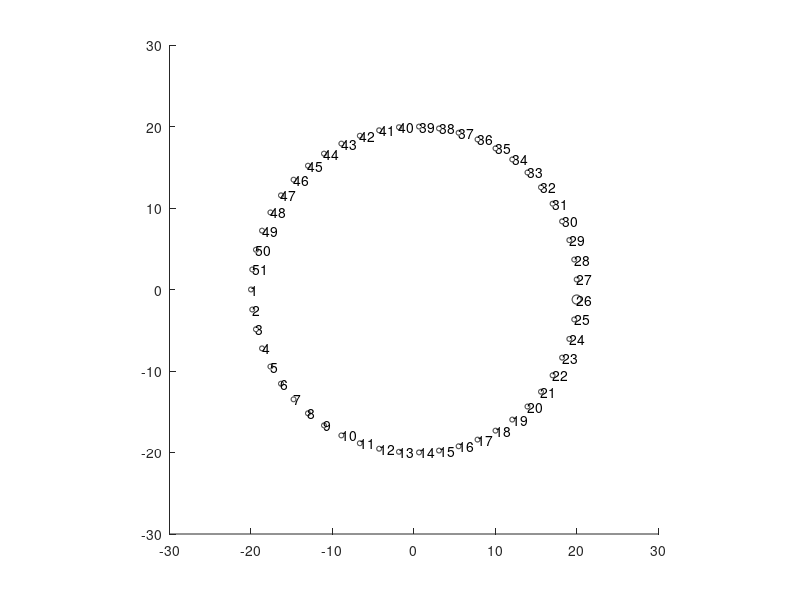

MATLAB code to generate this figure: (Note: this script raises an error after producing the figure.)
close all

%%%==========Define parameters==========%%%
%%% Number of resonators
N = 51;

%%% Radius of resonators
rad = 0.3;

%%% Radius of circle
R = 20;

%%% Perturbation
%epsilon = 0.9/N;
eps = 0.26
i_defect = 26

%%% Lists of positions:
%dtheta = 2*pi*(1 - (1/N + epsilon)) / (N-1);
dtheta = 2*pi/(N);
theta = pi + (0:N-1)*dtheta;     % N-1 regular angles


cx = R*cos(theta)';
cy = R*sin(theta)';
cz = zeros(N,1);
c = [cx cy cz];
rd = rad*ones(N,1);
rd(i_defect) = rad + eps;

figure, hold on
t = linspace(0,2*pi);
for n = 1:N
    plot(c(n,1)+rd(n)*cos(t), c(n,2)+rd(n)*sin(t),'k')
    text(c(n,1),c(n,2),num2str(n))
end
daspect([1 1 1])
hold off
%close

vol = 4*pi*R.^3/3;
k0 = 0.0000001;
delta = 10^(-5);
v2 = ones(1,N);
N_multi = 2;

%%% Compute the static capacitance matrix
% Maximum order for multipole expansion (n = 0, 1, ..., N_multi)
% If we use higher order, then accuracy improves. Usually 0 is sufficiently large.
gamma_skin = 0.5;  % Peut être un scalaire ou un vecteur de taille N

%%% Vecteurs tangents (sens trigo)
tx = -sin(theta)';
ty =  cos(theta)';

%%% Vecteurs gamma * tangents
gx = gamma_skin * tx;
gy = gamma_skin * ty;
gz = zeros(N,1);
gammas = [gx gy gz];
%%% (Optionnel) Visualisation
%quiver(cx, cy, gx, gy, 0, 'r', 'LineWidth', 1.5)  % Vecteurs en rouge


% compute the normalization factor
disp('Computing the normalization factor');
%fun = @(theta,phi,r) exp(gamma_skin*r*sin(theta)*cos(phi))*r^2*sin(theta);
%int_A = int_trapez_3(fun,200,0,pi,0,2*pi,0,R(1));
%A_norm = exp(gamma_skin*cx)*int_A;

A_norm = zeros(N,1);
for n = 1:N
    cn = c(n,:);                    % Centre
    gamma_vec = [gx(n), gy(n), gz(n)];  % Vecteur gamma local
    norm_gamma = norm(gamma_vec);
    %fun = @(theta,phi,r) exp(gamma_vec(1)*r*sin(theta)*cos(phi) + gamma_vec(2)*r*sin(theta)*sin(phi) + gamma_vec(3)*r*cos(theta) )*r^2*sin(theta);
    int_A_analytic = -(4*pi / norm_gamma^3) * (sinh(norm_gamma * rad) - norm_gamma * rad * cosh(norm_gamma * rad))
    %int_A_n = int_trapez_3(fun, 100, 0, pi, 0, 2*pi, 0, r)
    A_norm(n) = exp(dot(gamma_vec, cn)) * int_A_analytic;
end

disp('Computing defect normalization factor');
gamma_vec_idefect = [gx(i_defect), gy(i_defect), gz(i_defect)];
cn_idefect = c(i_defect,:);
int_A_defect_analytic = -(4*pi / norm_gamma^3) * (sinh(norm_gamma * (rad + eps)) - norm_gamma * (rad + eps) * cosh(norm_gamma * (rad + eps)))
A_norm(i_defect) = exp(dot(gamma_vec_idefect, cn_idefect))*int_A_defect_analytic;


%%% Compute the skin capacitance matrix using Multipole
disp('Computing skin capacitance matrix using multipole');
matC_skin = MakeCmn_skin_circular(gammas,rd,c,k0,N_multi,i_defect);

GCM_circular = diag(delta.*v2./A_norm')*matC_skin;
save('GCM_circular_N51_R20_r03_eps026.mat', 'GCM_circular', '-hdf5');


%%% Compute eigenmodes
[evec_skin,eval_skin,eigen_left] = eig(GCM_circular);
[resonances_skin,I] = sort(sqrt(diag(eval_skin)),'ascend');
modes_skin = evec_skin(:,I);

figure
title("modes_skin")
hold on
for j = 1:N
    plot(cx,abs(real(modes_skin(:,j))))
end
